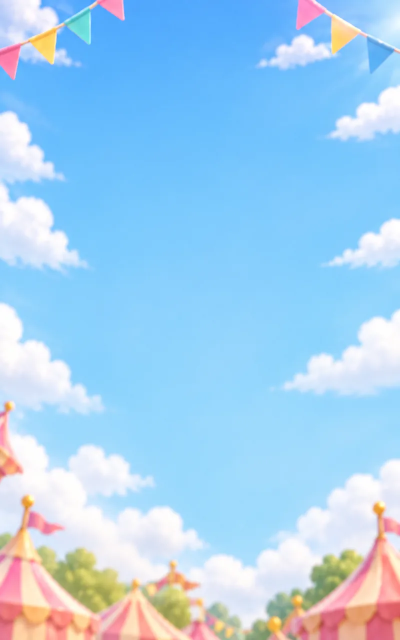
#> input picture src/art/assets/world/balloon-bg-v1.webp, 800 x 1280 px, given in place of exec-7a54458a-3688-49b7-a4c8-394434abd6c5.png, which was not available (shown at 1/2 size); the run also reads 1 picture not shown here
$ python prepare-shoot-timing.py
#> lines starting #> are read from the running program, lines starting #| are printed output that depends on the picture; pictures that were not available may be replaced by others from this repository, and a replacement may not be noted
from PIL import Image
from pathlib import Path
root=Path(__file__).resolve().parents[1]/'src/art/assets'
src=Path(r'C:\Users\User\.codex\generated_images\01a0b26d-99e2-72a1-a918-c9892a090180')
for file,folder,names in [('exec-7a54458a-3688-49b7-a4c8-394434abd6c5.png','timing',['bear','teal','pink','yellow']),('exec-2598030f-32b9-490f-858e-03a1ed4135d2.png','shoot',['teal','purple','peach','ship'])]:
 im=Image.open(src/file).convert('RGBA');w,h=im.size
#> after `w, h = im.size`: w = 800; h = 1280
 (root/folder).mkdir(exist_ok=True)
 for i,name in enumerate(names):
  x=(i%2)*w//2;y=(i//2)*h//2
  cell=im.crop((x,y,x+w//2,y+h//2))
  # Ignore nearly invisible sheet residue when measuring the object bounds.
  bounds=cell.getchannel('A').point(lambda a:255 if a>128 else 0).getbbox()
  cell=cell.crop(bounds);cell.thumbnail((320,320),Image.Resampling.LANCZOS)
  cell.save(root/folder/(name+'-v1.webp'),quality=84,method=6)
#> this loop made 4 passes
#> pass 1, `cell=im.crop((x,y,x+w//2,y+h//2))`:
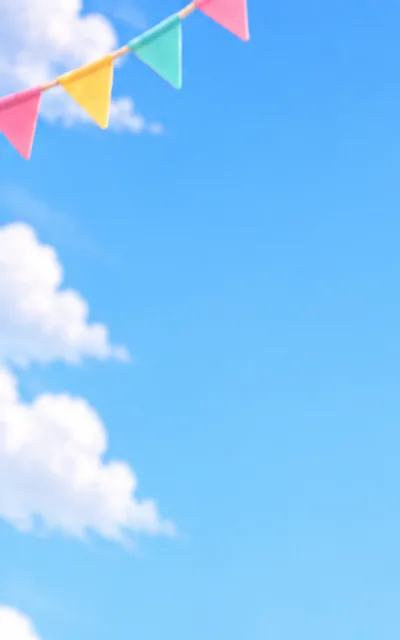
#> cell: PIL image 400x640 RGBA; mean R, G, B, A 133.1, 199.1, 250.2, 255
#> pass 2, `cell=im.crop((x,y,x+w//2,y+h//2))`:
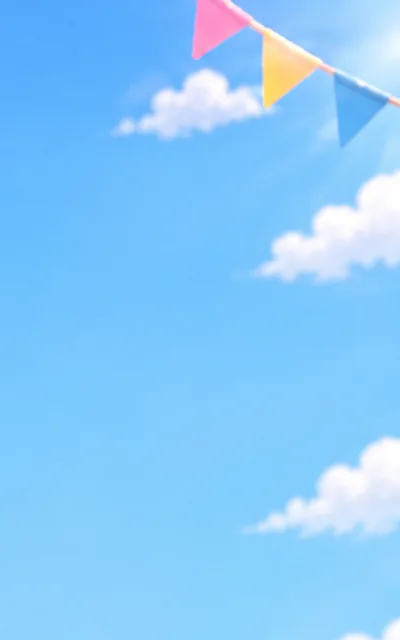
#> cell: PIL image 400x640 RGBA; mean R, G, B, A 136.3, 202.4, 251.4, 255
#> after the loop:
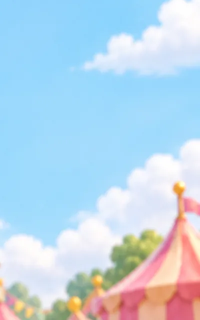
#> cell: PIL image 200x320 RGBA; mean R, G, B, A 187.8, 213.3, 231.2, 255
#> pass 2 of the loop `for file,folder,names in [('exec-7a54458a-3688-49b7-a4c8-394434abd6c5...`:
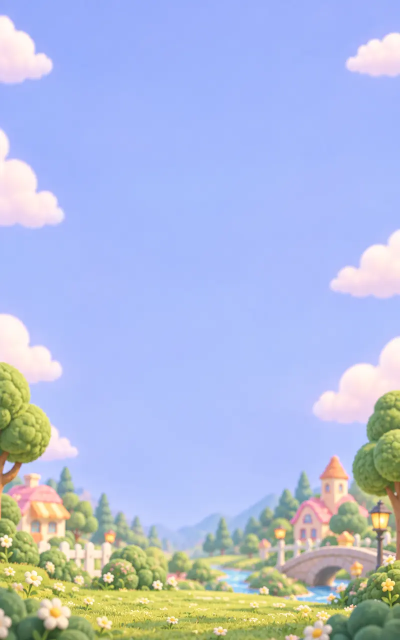
#> input picture src/art/assets/world/catch-bg-v1.webp, 800 x 1280 px, given in place of exec-2598030f-32b9-490f-858e-03a1ed4135d2.png, which was not available (shown at 1/2 size)
#> the loop `for i,name in enumerate(names):` made 4 passes
#> pass 1, `cell=im.crop((x,y,x+w//2,y+h//2))`:
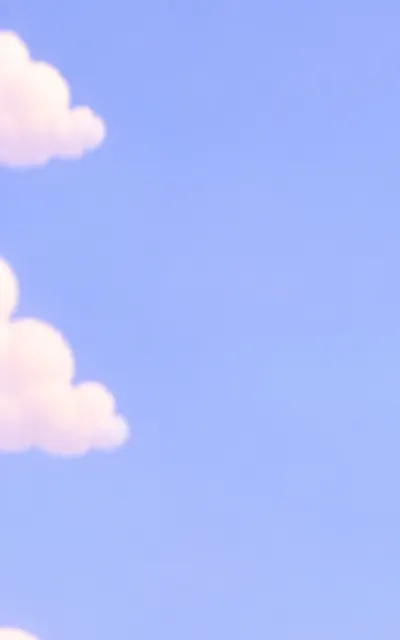
#> cell: PIL image 400x640 RGBA; mean R, G, B, A 170.7, 187.9, 251.1, 255
#> after the loop `for i,name in enumerate(names):`:
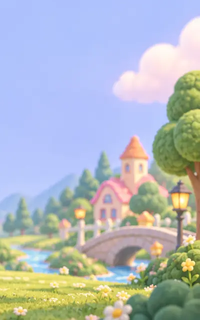
#> cell: PIL image 200x320 RGBA; mean R, G, B, A 177.6, 184.5, 190.9, 255
Image.open(src/'exec-f387cb92-415c-415a-958d-1377aebfb4e1.png').convert('RGB').resize((800,1280),Image.Resampling.LANCZOS).save(root/'world/shoot-bg-v1.webp',quality=78,method=6)
